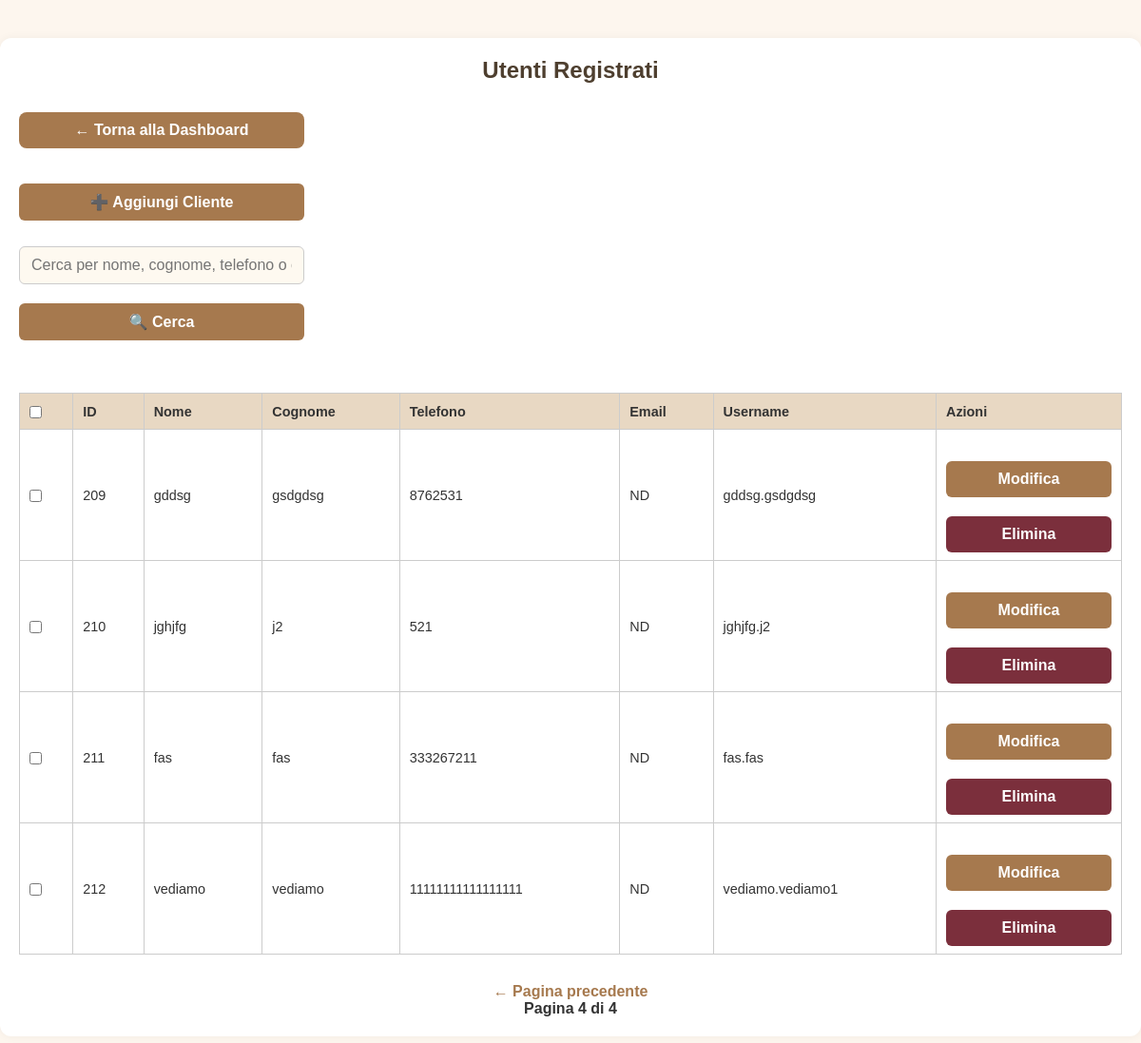
Before: /admin_users?page=4&search= (signed in) with the older database file.
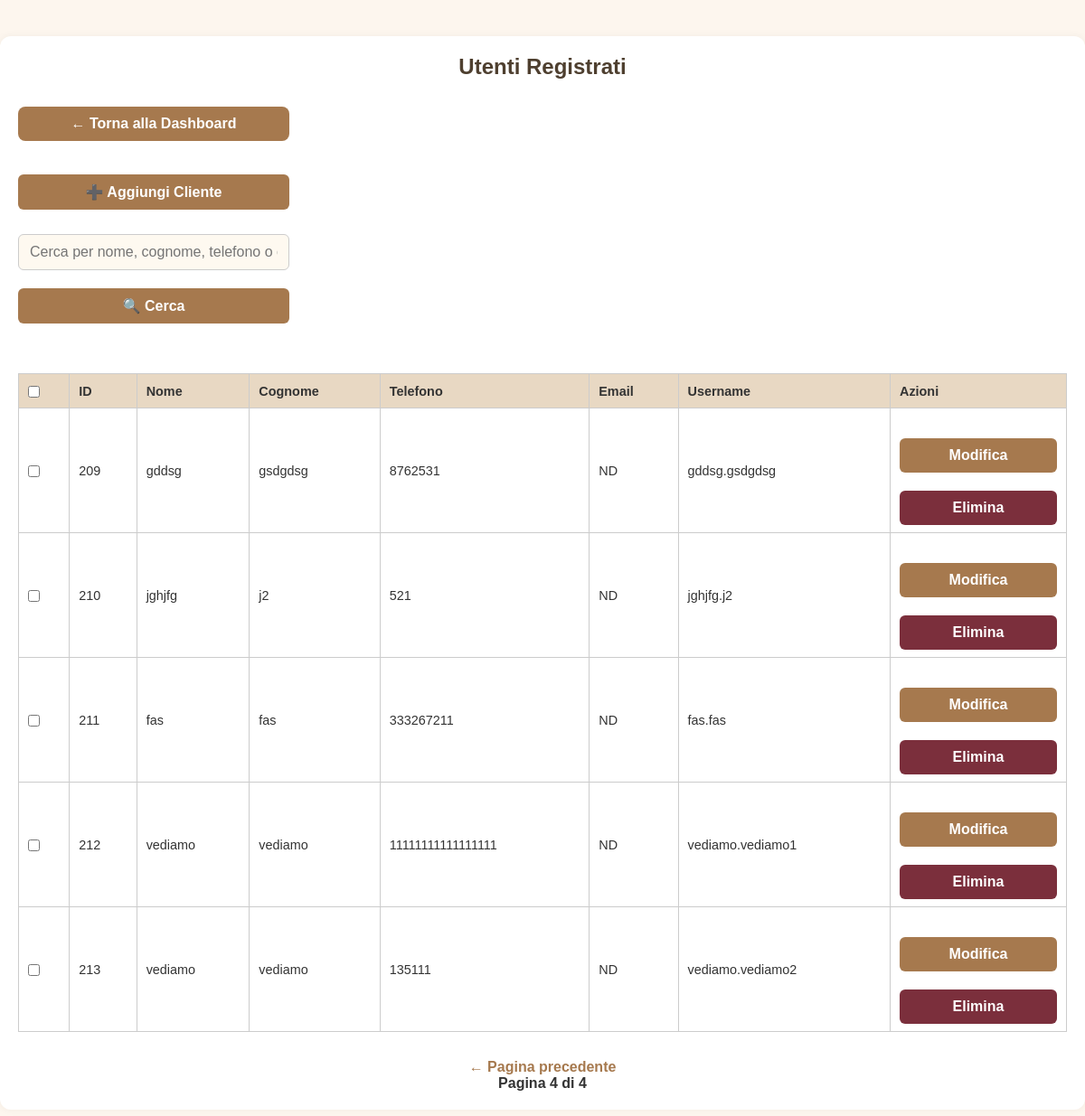
After: the same page with the newer database file.
### tables this page shows
CREATE TABLE users (
            id INTEGER PRIMARY KEY AUTOINCREMENT,
            username TEXT NOT NULL UNIQUE,
            password TEXT NOT NULL
        , name TEXT NOT NULL DEFAULT 'NOME', surname TEXT NOT NULL DEFAULT 'COGNOME', phone TEXT NOT NULL DEFAULT '0000000000', email TEXT, newsletter_optin INTEGER DEFAULT 0);

### app.py (the view)
@app.route('/admin_users')
def admin_users():
    if 'admin' not in session:
        return redirect(url_for('login_admin'))
    page = int(request.args.get('page', 1))
    per_page = 50
    offset = (page - 1) * per_page
    search_query = request.args.get('search', '').strip()
    conn = sqlite3.connect('bookings.db')
    cursor = conn.cursor()
    if search_query:
        search = f"%{search_query}%"
        cursor.execute("""
            SELECT COUNT(*) FROM users
            WHERE name LIKE ? OR surname LIKE ? OR phone LIKE ? OR email LIKE ?
        """, (search, search, search, search))
        total_users = cursor.fetchone()[0]
        cursor.execute("""
            SELECT id, name, surname, phone, email, username
            FROM users
            WHERE name LIKE ? OR surname LIKE ? OR phone LIKE ? OR email LIKE ?
            ORDER BY id
            LIMIT ? OFFSET ?
        """, (search, search, search, search, per_page, offset))
    else:
        cursor.execute("SELECT COUNT(*) FROM users")
        total_users = cursor.fetchone()[0]
        cursor.execute("""
            SELECT id, name, surname, phone, email, username
            FROM users
            ORDER BY id
            LIMIT ? OFFSET ?
        """, (per_page, offset))
    users = cursor.fetchall()
    conn.close()
    total_pages = (total_users + per_page - 1) // per_page
    return render_template('admin_users.html',
                           users=users,
                           page=page,
                           total_pages=total_pages,
                           search_query=search_query)

### templates/admin_users.html (shortened to what this page needs)
<!DOCTYPE html>
<html lang="it">
<head>
  <link rel="stylesheet" href="{{ url_for('static', filename='style.css') }}">
</head>
<body>
  <div class="page">
    <div class="container">
      <h2>Utenti Registrati</h2>
      <div class="top-bar">
        <a class="dashboard-link full-width" href="{{ url_for('admin_dashboard') }}">&larr; Torna alla Dashboard</a>
        <a href="{{ url_for('admin_add_user') }}" class="full-width">
          <button class="big-btn full-width">➕ Aggiungi Cliente</button>
        </a>
        <form method="get" class="full-width search-form">
          <input type="text" name="search" placeholder="Cerca per nome, cognome, telefono o email"
                 value="{{ search_query or '' }}">
          <button type="submit" class="big-btn">🔍 Cerca</button>
        </form>
      </div>
      {% if users %}
      <form method="post" action="{{ url_for('delete_selected_users') }}">
        <table>
          <thead>
            <tr>
              <th><input type="checkbox" id="select-all"></th>
              <th>ID</th>
              <th>Nome</th>
              <th>Cognome</th>
              <th>Telefono</th>
              <th>Email</th>
              <th>Username</th>
              <th>Azioni</th>
            </tr>
          </thead>
          <tbody>
            {% for user in users %}
            <tr>
              <td><input type="checkbox" name="selected_users" value="{{ user[0] }}"></td>
              <td>{{ user[0] }}</td>
              <td>{{ user[1] }}</td>
              <td>{{ user[2] }}</td>
              <td>{{ user[3] }}</td>
              <td>{{ user[4] or 'ND' }}</td>
              <td>{{ user[5] }}</td>
              <td>
                <div class="actions">
                  <a href="{{ url_for('admin_edit_user', user_id=user[0]) }}">
                    <button class="big-btn" type="button">Modifica</button>
                  </a>
                  <form method="post" action="{{ url_for('admin_delete_user', user_id=user[0]) }}" onsubmit="return confirm('Confermi eliminazione utente {{ user[1] }} {{ user[2] }}?')">
                    <button type="submit" class="delete-btn">Elimina</button>
                  </form>
                </div>
              </td>
            </tr>
            {% endfor %}
          </tbody>
        </table>
      </form>
      <div class="pagination">
        {% if page > 1 %}
          <a href="{{ url_for('admin_users', page=page-1, search=search_query) }}">← Pagina precedente</a>
        {% endif %}
        <span>Pagina {{ page }} di {{ total_pages }}</span>
      </div>
      {% else %}
        <p>Nessun utente registrato.</p>
      {% endif %}
    </div>
  </div>
</body>
</html>

Changed rows visible on the page:
added users: id "213", name "vediamo", surname "vediamo", phone "135111", user "ND", username "vediamo.vediamo2"
